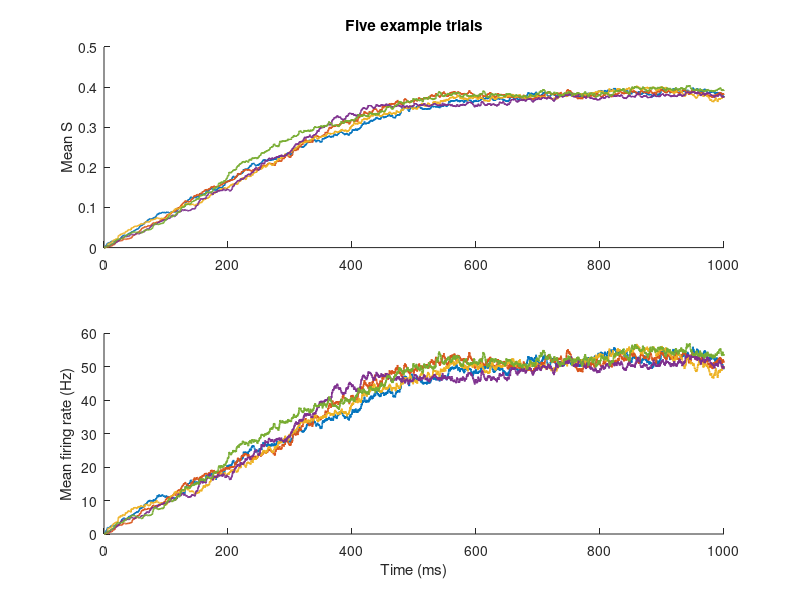

Here is the MATLAB script that generated this plot:
dt = 0.1;                    % Time step size (ms)/
% dt = 1;                    % Time step size (ms)/
N = 100;                     % Neurons per population
tau_w = 40;                  % Time window for firing rate dynamics (ms)
%% Membrane Dynamics Parameters
rho = 1 / 7;                 % Fractional change of synaptic activation with input spikes
tau_se = 80;
norm_noise = 0.13;           % sd for gaussion noise (per sqrt(ms))
norm_noise = norm_noise / sqrt(dt);   % Scale noise amplitude with the time step.

C_m = 0.2;                   % Membrane capacitance (µF/cm²)
g_L = 0.01;                  % Leak conductance (mS/cm²)
E_l = -60;                   % Leak reversal potential (mV)
E_e = -5;                    % Excitatory reversal potential (mV)
v_hold =  -61; 
v_th = -55;                  % Threshold potential for excitatory neurons (mV)
v_rest = -60;                % Resting potential (mV)
t_refractory = round((4-2*dt)/dt); % Refractory period duration (time steps)

%% Weight Matrix Parameters
sparsity = 0.5;            
w_rec = 0.000156;            % Wrec
w_rec_mean = w_rec*1/4*1;
W = w_rec * rand(N, N) .* (rand(N, N) < sparsity); 
W(1:N+1:end) = 0;       
if w_rec~= 0
    W = W.*w_rec_mean/mean(W,"all"); % make sure the mean is correct
else
    W = W.*0;
end

mean_wff = 0.00005*3
W_ff = (rand(N,N) < sparsity);   % new external weights
W_ff = W_ff/mean(W_ff,"all")*mean_wff;




%%%%%%%%%%%%%%%%%%%%%%%%%%%%%%%%%%%%%%%%%%%%%%%%%%%%%%%%%%%%%%%%%%%%%%%%%%%
%  Simulations (no MFT): plot 5 example trials
%%%%%%%%%%%%%%%%%%%%%%%%%%%%%%%%%%%%%%%%%%%%%%%%%%%%%%%%%%%%%%%%%%%%%%%%%%%

num_trials = 5;               % Number of example trials
%% Time parameters
t_total  = 1000;             % ms per trial
T_steps  = round(t_total / dt);  % robust to any dt

%% Pre-allocate output arrays
r_ex_all = zeros(num_trials, N, T_steps);
s_ex_all = zeros(num_trials, N, T_steps);
spk_all  = zeros(num_trials, N, T_steps);  % raster

%=========================================================================%
%                               TRIAL LOOP                                %
%=========================================================================%
for i = 1:num_trials
    %-------------------- state variables (per trial) --------------------%
    v_ex            = v_rest * ones(N,T_steps);
    input           = zeros(N,T_steps);          % external drive
    g_input_to_ex   = zeros(N,T_steps);
    g_ex_to_ex      = zeros(N,T_steps);
    is_refractory_ex= zeros(N,T_steps);
    is_spike_ex     = zeros(N,T_steps);
    r_ex            = zeros(N,T_steps);
    s_ex            = zeros(N,T_steps);

    input_mean = 0.01;                          % constant drive

    %----------------------------- TIME LOOP -----------------------------%
    for t = 2:T_steps

        % External input (DC)
        input(:,t) = input_mean;
        

        % Refractory handling
        is_refractory = is_refractory_ex(:,t)==1;
        v_ex(is_refractory,t) = v_rest;

        % Spike detection
        is_spike           = v_ex(:,t-1) >= v_th;
        is_spike_ex(:,t)   = is_spike;
        v_ex(is_spike,t)   = v_hold;
        if t < T_steps - t_refractory
            is_refractory_ex(is_spike,t+1:t+t_refractory) = 1;
        end

        % Synaptic gating (Euler)
        s_ex(:,t) = s_ex(:,t-1) - (dt/tau_se)*s_ex(:,t-1) ...
                    + rho*is_spike.*(1 - s_ex(:,t-1));
        
        % Low-pass firing rate (Euler)
        r_ex(:,t) = r_ex(:,t-1) + (is_spike/dt - r_ex(:,t-1))*(dt/tau_w);

        % Membrane update (non-refractory / non-spiking)
        free = ~is_refractory & ~is_spike;

        noiseterm = norm_noise*randn(sum(free),1);
        noiseterm(1:10) = 3*norm_noise*randn(10,1);

        v_ex(free,t) = v_ex(free,t-1) + ...
            ( g_L*(E_l - v_ex(free,t-1)) + ...
              (g_input_to_ex(free,t-1)+g_ex_to_ex(free,t-1)).* ...
              (E_e - v_ex(free,t-1)) + ...
              noiseterm ) * dt / C_m;  % dt-robust via scaled norm_noise above

        % Conductances
        g_input_to_ex(:,t) = W_ff * input(:,t);
        g_ex_to_ex(:,t)    = W    * s_ex(:,t);

        % Save spikes
        spk_all(i,:,t) = is_spike;
    end %--------------------------- end time loop -----------------------%

    % Store trial results
    s_ex_all(i,:,:) = s_ex;
    r_ex_all(i,:,:) = r_ex;
end %============================= end trial loop =========================%

%% -------------------------- Plotting: 5 example trials ------------------
figure(1); clf;

subplot(2,1,1); hold on;
for i = 1:num_trials
    plot((0:T_steps-1)*dt, squeeze(mean(s_ex_all(i,:,:),2)), 'LineWidth', 1.2);
end
ylabel('Mean S');
title('Five example trials');
xlim([0 t_total]);
box off;

subplot(2,1,2); hold on;
for i = 1:num_trials
    plot((0:T_steps-1)*dt, 1000*squeeze(mean(r_ex_all(i,:,:),2)), 'LineWidth', 1.2);
end
xlabel('Time (ms)'); ylabel('Mean firing rate (Hz)');
xlim([0 t_total]);
box off;
